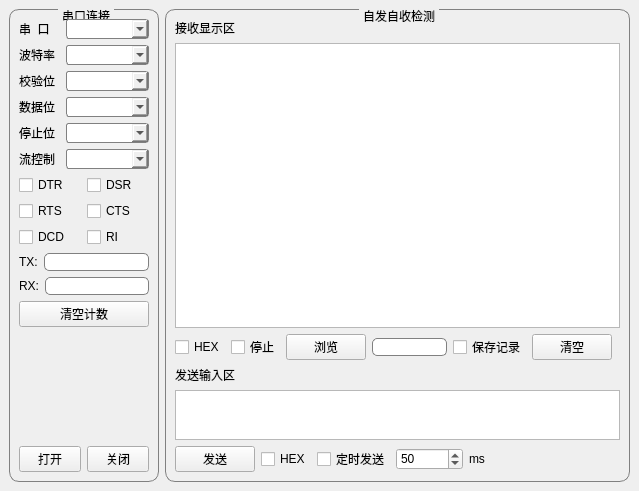
<?xml version="1.0" encoding="UTF-8"?>
<ui version="4.0">
 <class>sigleDebug</class>
 <widget class="QWidget" name="sigleDebug">
  <property name="geometry">
   <rect>
    <x>0</x>
    <y>0</y>
    <width>639</width>
    <height>491</height>
   </rect>
  </property>
  <property name="windowTitle">
   <string>Form</string>
  </property>
  <property name="styleSheet">
   <string notr="true">QGroupBox {
    border: 1px solid gray;
    border-radius: 10px;
    margin-top: 2ex;
}
QGroupBox::title {
    subcontrol-origin: margin;
    subcontrol-position: top center;
    padding: 0 2px; /* y方向, x方向 */
}



QLineEdit {
    border-radius: 5px;
    border: 1px solid gray;
    min-width: 50px;
}
QComboBox {
    border: 1px solid gray;
    border-radius: 3px;
    padding: 1px 18px 1px 3px;
    min-width: 5em;
}

</string>
  </property>
  <layout class="QHBoxLayout" name="horizontalLayout_6">
   <property name="spacing">
    <number>6</number>
   </property>
   <property name="leftMargin">
    <number>9</number>
   </property>
   <property name="topMargin">
    <number>9</number>
   </property>
   <property name="rightMargin">
    <number>9</number>
   </property>
   <property name="bottomMargin">
    <number>9</number>
   </property>
   <item>
    <widget class="QGroupBox" name="groupBox">
     <property name="maximumSize">
      <size>
       <width>150</width>
       <height>16777215</height>
      </size>
     </property>
     <property name="title">
      <string>串口连接</string>
     </property>
     <layout class="QVBoxLayout" name="verticalLayout">
      <item>
       <layout class="QHBoxLayout" name="horizontalLayout_5">
        <item>
         <widget class="QLabel" name="label">
          <property name="text">
           <string>串  口</string>
          </property>
         </widget>
        </item>
        <item>
         <widget class="QComboBox" name="comboBox_Com">
          <property name="styleSheet">
           <string notr="true"/>
          </property>
         </widget>
        </item>
       </layout>
      </item>
      <item>
       <layout class="QHBoxLayout" name="horizontalLayout_4">
        <item>
         <widget class="QLabel" name="label_2">
          <property name="text">
           <string>波特率</string>
          </property>
         </widget>
        </item>
        <item>
         <widget class="QComboBox" name="comboBox_Baute">
          <property name="styleSheet">
           <string notr="true"/>
          </property>
         </widget>
        </item>
       </layout>
      </item>
      <item>
       <layout class="QHBoxLayout" name="horizontalLayout_3">
        <item>
         <widget class="QLabel" name="label_3">
          <property name="text">
           <string>校验位</string>
          </property>
         </widget>
        </item>
        <item>
         <widget class="QComboBox" name="comboBox_Check">
          <property name="styleSheet">
           <string notr="true"/>
          </property>
         </widget>
        </item>
       </layout>
      </item>
      <item>
       <layout class="QHBoxLayout" name="horizontalLayout_2">
        <item>
         <widget class="QLabel" name="label_4">
          <property name="text">
           <string>数据位</string>
          </property>
         </widget>
        </item>
        <item>
         <widget class="QComboBox" name="comboBox_Data">
          <property name="styleSheet">
           <string notr="true"/>
          </property>
         </widget>
        </item>
       </layout>
      </item>
      <item>
       <layout class="QHBoxLayout" name="horizontalLayout">
        <item>
         <widget class="QLabel" name="label_5">
          <property name="text">
           <string>停止位</string>
          </property>
         </widget>
        </item>
        <item>
         <widget class="QComboBox" name="comboBox_Stop">
          <property name="styleSheet">
           <string notr="true"/>
          </property>
         </widget>
        </item>
       </layout>
      </item>
      <item>
       <layout class="QHBoxLayout" name="horizontalLayout_9">
        <item>
         <widget class="QLabel" name="label_8">
          <property name="text">
           <string>流控制</string>
          </property>
         </widget>
        </item>
        <item>
         <widget class="QComboBox" name="comboBox_Stream"/>
        </item>
       </layout>
      </item>
      <item>
       <layout class="QGridLayout" name="gridLayout_2">
        <item row="0" column="0">
         <widget class="QCheckBox" name="checkBox_DTR">
          <property name="maximumSize">
           <size>
            <width>16777215</width>
            <height>28</height>
           </size>
          </property>
          <property name="text">
           <string>DTR</string>
          </property>
          <property name="iconSize">
           <size>
            <width>16</width>
            <height>16</height>
           </size>
          </property>
         </widget>
        </item>
        <item row="1" column="0">
         <widget class="QCheckBox" name="checkBox_RTS">
          <property name="text">
           <string>RTS</string>
          </property>
         </widget>
        </item>
        <item row="2" column="0">
         <widget class="QCheckBox" name="checkBox_DCD">
          <property name="text">
           <string>DCD</string>
          </property>
         </widget>
        </item>
        <item row="1" column="1">
         <widget class="QCheckBox" name="checkBox_CTS">
          <property name="text">
           <string>CTS</string>
          </property>
         </widget>
        </item>
        <item row="2" column="1">
         <widget class="QCheckBox" name="checkBox_RNG">
          <property name="text">
           <string>RI</string>
          </property>
         </widget>
        </item>
        <item row="0" column="1">
         <widget class="QCheckBox" name="checkBox_DSR">
          <property name="text">
           <string>DSR</string>
          </property>
         </widget>
        </item>
       </layout>
      </item>
      <item>
       <layout class="QHBoxLayout" name="horizontalLayout_12">
        <item>
         <widget class="QLabel" name="label_9">
          <property name="text">
           <string>TX:</string>
          </property>
         </widget>
        </item>
        <item>
         <widget class="QLineEdit" name="lineEdit_SendCount">
          <property name="readOnly">
           <bool>true</bool>
          </property>
         </widget>
        </item>
       </layout>
      </item>
      <item>
       <layout class="QHBoxLayout" name="horizontalLayout_13">
        <item>
         <widget class="QLabel" name="label_10">
          <property name="text">
           <string>RX:</string>
          </property>
         </widget>
        </item>
        <item>
         <widget class="QLineEdit" name="lineEdit_RecveCount">
          <property name="readOnly">
           <bool>true</bool>
          </property>
         </widget>
        </item>
       </layout>
      </item>
      <item>
       <widget class="QPushButton" name="pushButton_ClearTimes">
        <property name="text">
         <string>清空计数</string>
        </property>
       </widget>
      </item>
      <item>
       <spacer name="verticalSpacer">
        <property name="orientation">
         <enum>Qt::Vertical</enum>
        </property>
        <property name="sizeHint" stdset="0">
         <size>
          <width>20</width>
          <height>40</height>
         </size>
        </property>
       </spacer>
      </item>
      <item>
       <layout class="QHBoxLayout" name="horizontalLayout_11">
        <item>
         <widget class="QPushButton" name="pushButton_Connect">
          <property name="text">
           <string>打开</string>
          </property>
         </widget>
        </item>
        <item>
         <widget class="QPushButton" name="pushButton_Close">
          <property name="text">
           <string>关闭</string>
          </property>
         </widget>
        </item>
       </layout>
      </item>
     </layout>
    </widget>
   </item>
   <item>
    <widget class="QGroupBox" name="groupBox_2">
     <property name="title">
      <string>自发自收检测</string>
     </property>
     <layout class="QGridLayout" name="gridLayout">
      <item row="0" column="0">
       <widget class="QLabel" name="label_7">
        <property name="text">
         <string>接收显示区</string>
        </property>
       </widget>
      </item>
      <item row="2" column="0">
       <layout class="QHBoxLayout" name="horizontalLayout_7">
        <item>
         <widget class="QCheckBox" name="checkBox_16Read">
          <property name="text">
           <string>HEX</string>
          </property>
         </widget>
        </item>
        <item>
         <widget class="QCheckBox" name="checkBox_StopDisplay">
          <property name="text">
           <string>停止</string>
          </property>
         </widget>
        </item>
        <item>
         <widget class="QPushButton" name="pushButton_Scan">
          <property name="text">
           <string>浏览</string>
          </property>
         </widget>
        </item>
        <item>
         <widget class="QLineEdit" name="lineEdit_FilePath"/>
        </item>
        <item>
         <widget class="QCheckBox" name="checkBox_SaveLog">
          <property name="text">
           <string>保存记录</string>
          </property>
         </widget>
        </item>
        <item>
         <widget class="QPushButton" name="pushButton_ClearRead">
          <property name="text">
           <string>清空</string>
          </property>
         </widget>
        </item>
        <item>
         <spacer name="horizontalSpacer_2">
          <property name="orientation">
           <enum>Qt::Horizontal</enum>
          </property>
          <property name="sizeHint" stdset="0">
           <size>
            <width>40</width>
            <height>20</height>
           </size>
          </property>
         </spacer>
        </item>
       </layout>
      </item>
      <item row="3" column="0">
       <widget class="QLabel" name="label_6">
        <property name="text">
         <string>&lt;html&gt;&lt;head/&gt;&lt;body&gt;&lt;p&gt;&lt;span style=&quot; color:#000000;&quot;&gt;发送输入区&lt;/span&gt;&lt;/p&gt;&lt;/body&gt;&lt;/html&gt;</string>
        </property>
       </widget>
      </item>
      <item row="5" column="0">
       <layout class="QHBoxLayout" name="horizontalLayout_8">
        <item>
         <widget class="QPushButton" name="pushButton_Send">
          <property name="text">
           <string>发送</string>
          </property>
         </widget>
        </item>
        <item>
         <widget class="QCheckBox" name="checkBox_16SetSend">
          <property name="text">
           <string>HEX</string>
          </property>
         </widget>
        </item>
        <item>
         <widget class="QCheckBox" name="checkBox_times">
          <property name="text">
           <string>定时发送</string>
          </property>
         </widget>
        </item>
        <item>
         <widget class="QSpinBox" name="spinBox_times">
          <property name="minimum">
           <number>1</number>
          </property>
          <property name="maximum">
           <number>100000</number>
          </property>
          <property name="value">
           <number>50</number>
          </property>
         </widget>
        </item>
        <item>
         <widget class="QLabel" name="label_11">
          <property name="text">
           <string>ms</string>
          </property>
         </widget>
        </item>
        <item>
         <spacer name="horizontalSpacer_3">
          <property name="orientation">
           <enum>Qt::Horizontal</enum>
          </property>
          <property name="sizeHint" stdset="0">
           <size>
            <width>40</width>
            <height>20</height>
           </size>
          </property>
         </spacer>
        </item>
       </layout>
      </item>
      <item row="1" column="0">
       <widget class="QTextEdit" name="textEdit_Read"/>
      </item>
      <item row="4" column="0">
       <widget class="QTextEdit" name="textEdit_Send">
        <property name="maximumSize">
         <size>
          <width>16777215</width>
          <height>50</height>
         </size>
        </property>
       </widget>
      </item>
     </layout>
    </widget>
   </item>
  </layout>
 </widget>
 <resources/>
 <connections/>
</ui>
